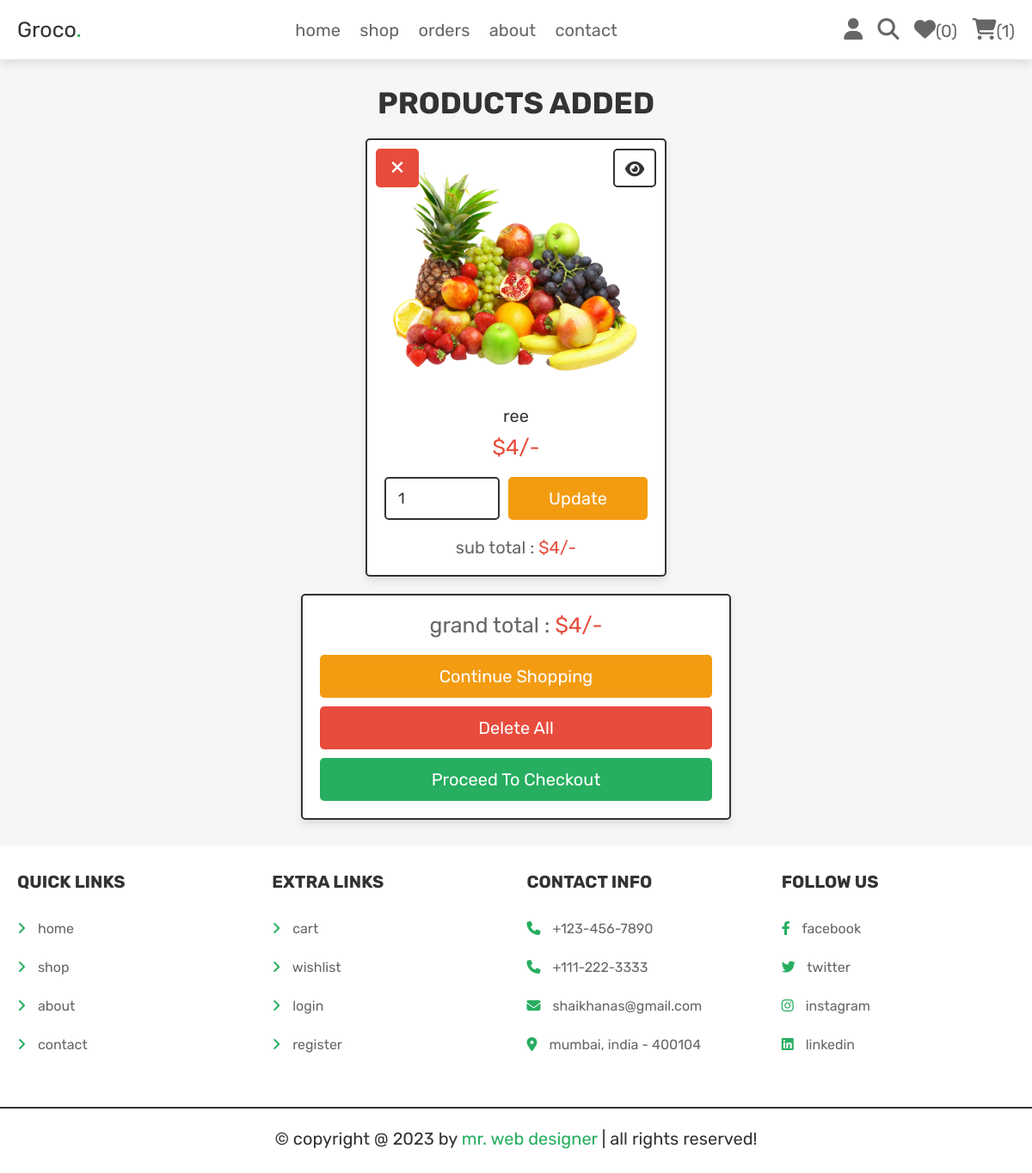
The page /cart.php (signed in) on the database its author committed.
### tables this page shows
CREATE TABLE IF NOT EXISTS `cart` (
`id` int(100) NOT NULL,
  `user_id` int(100) NOT NULL,
  `pid` int(100) NOT NULL,
  `name` varchar(100) NOT NULL,
  `price` int(100) NOT NULL,
  `quantity` int(100) NOT NULL,
  `image` varchar(100) NOT NULL
);

### cart.php (the view, shortened to what this page needs)
<?php
@include 'config.php';
$user_id = $_SESSION['user_id'];
?>
<!DOCTYPE html>
<html lang="en">
<head>
   <link rel="stylesheet" href="https://cdnjs.cloudflare.com/ajax/libs/font-awesome/6.1.1/css/all.min.css">
   <link rel="stylesheet" href="css/style.css">
</head>
<body>
<?php include 'header.php'; ?>
<section class="shopping-cart">
   <h1 class="title">products added</h1>
   <div class="box-container">
   <?php
      $grand_total = 0;
      $select_cart = $conn->prepare("SELECT * FROM `cart` WHERE user_id = ?");
      $select_cart->execute([$user_id]);
      if($select_cart->rowCount() > 0){
         while($fetch_cart = $select_cart->fetch(PDO::FETCH_ASSOC)){
   ?>
   <form action="" method="POST" class="box">
      <a href="cart.php?delete=<?= $fetch_cart['id']; ?>" class="fas fa-times" onclick="return confirm('delete this from cart?');"></a>
      <a href="view_page.php?pid=<?= $fetch_cart['pid']; ?>" class="fas fa-eye"></a>
      <img src="uploaded_img/<?= $fetch_cart['image']; ?>" alt="">
      <div class="name"><?= $fetch_cart['name']; ?></div>
      <div class="price">$<?= $fetch_cart['price']; ?>/-</div>
      <div class="flex-btn">
         <input type="number" min="1" value="<?= $fetch_cart['quantity']; ?>" class="qty" name="p_qty">
         <input type="submit" value="update" name="update_qty" class="option-btn">
      </div>
      <div class="sub-total"> sub total : <span>$<?= $sub_total = ($fetch_cart['price'] * $fetch_cart['quantity']); ?>/-</span> </div>
   </form>
   <?php
      $grand_total += $sub_total;
      }
   }else{
      echo '<p class="empty">your cart is empty</p>';
   }
   ?>
   </div>
   <div class="cart-total">
      <p>grand total : <span>$<?= $grand_total; ?>/-</span></p>
      <a href="shop.php" class="option-btn">continue shopping</a>
      <a href="cart.php?delete_all" class="delete-btn <?= ($grand_total > 1)?'':'disabled'; ?>">delete all</a>
      <a href="checkout.php" class="btn <?= ($grand_total > 1)?'':'disabled'; ?>">proceed to checkout</a>
   </div>
</section>
<?php include 'footer.php'; ?>
</body>
</html>

### css/style.css (style rules this page uses)
.shopping-cart .box-container { display: grid; grid-template-columns: repeat(auto-fit, 35rem); gap:1.5rem; justify-content: center; align-items: flex-start; }
.shopping-cart .box-container .box { padding:2rem; text-align: center; border:var(--border); background-color: var(--white); box-shadow: var(--box-shadow); border-radius: .5rem; position: relative; }
.shopping-cart .box-container .box .price { padding:1rem 0; color:var(--red); font-size: 2.5rem; }
.shopping-cart .box-container .box .fa-eye { position: absolute; top:1rem; right:1rem; border-radius: .5rem; height: 4.5rem; line-height: 4.3rem; width: 5rem; border:var(--border); color:var(--black); font-size: 2rem; background-color: var(--white); }
.shopping-cart .box-container .box .fa-times { position: absolute; top:1rem; left:1rem; border-radius: .5rem; height: 4.5rem; line-height: 4.3rem; width: 5rem; color:var(--white); font-size: 2rem; background-color: var(--red); }
.shopping-cart .box-container .box img { width: 100%; margin-bottom: 1rem; }
.shopping-cart .box-container .box .name { font-size: 2rem; color:var(--black); padding-top: 1rem; }
.shopping-cart .box-container .box .qty { margin-top: 1rem; border-radius: .5rem; padding:1.2rem 1.4rem; font-size: 1.8rem; color:var(--black); border:var(--border); width: 100%; }
.shopping-cart .box-container .sub-total { margin-top: 2rem; font-size: 2rem; color:var(--light-color); }
.shopping-cart .box-container .sub-total span { color:var(--red); }
.shopping-cart .cart-total { max-width: 50rem; margin: 0 auto; margin-top: 2rem; padding:2rem; text-align: center; border:var(--border); background-color: var(--white); box-shadow: var(--box-shadow); border-radius: .5rem; }
.shopping-cart .cart-total p { margin-bottom: 2rem; font-size: 2.5rem; color:var(--light-color); }
.shopping-cart .cart-total p span { color:var(--red); }

### css/components.css (style rules this page uses)
:root { --green:#27ae60; --orange:#f39c12; --red:#e74c3c; --black:#333; --light-color:#666; --white:#fff; --light-bg:#f6f6f6; --border:.2rem solid var(--black); --box-shadow:0 .5rem 1rem rgba(0,0,0,.1); }
* { font-family: 'Rubik', sans-serif; margin:0; padding:0; box-sizing: border-box; outline: none; border:none; text-decoration: none; color:var(--black); }
body { background-color: var(--light-bg); }
html { font-size: 62.5%; overflow-x: hidden; scroll-behavior: smooth; scroll-padding-top: 6.5rem; }
section { padding:3rem 2rem; max-width: 1200px; margin:0 auto; }
.btn, .delete-btn, .option-btn { display: block; width: 100%; margin-top: 1rem; border-radius: .5rem; color:var(--white); font-size: 2rem; padding:1.3rem 3rem; text-transform: capitalize; cursor: pointer; text-align: center; }
.btn { background-color: var(--green); }
.delete-btn { background-color: var(--red); }
.option-btn { background-color: var(--orange); }
.flex-btn { display: flex; flex-wrap: wrap; gap:1rem; }
.flex-btn > * { flex:1; }
.title { text-align: center; margin-bottom: 2rem; text-transform: uppercase; color:var(--black); font-size: 3.5rem; }

### rows shown on the page
cart: image (picture), name "ree", price "4", p_qty "1"

### other values the page prints
$count_wishlist_items->rowCount() "0"
$count_cart_items->rowCount() "1"
$grand_total "4"
